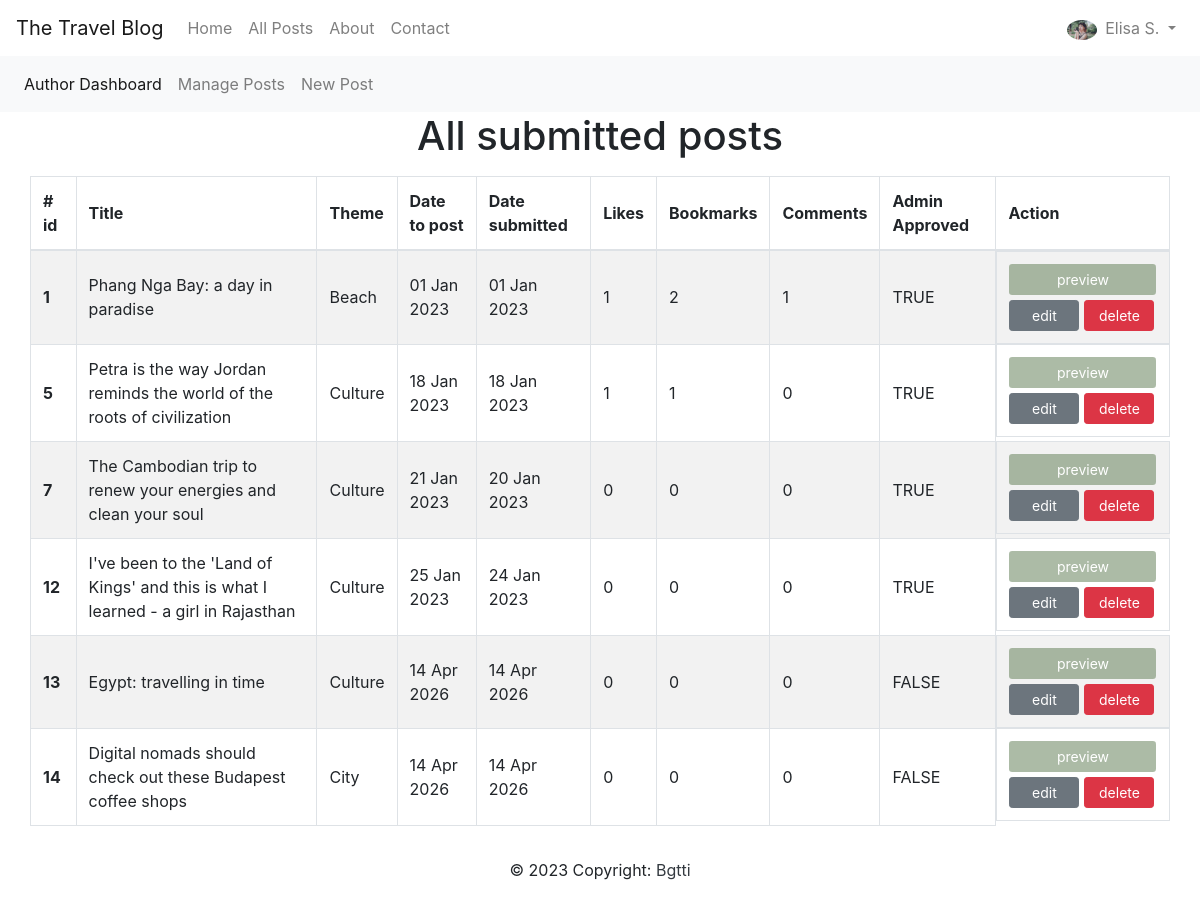
/dashboard/manage_posts_author (signed in), run on the app's committed database.
### app/models/user.py (models this page shows, shortened)
class Blog_User(UserMixin, db.Model):
    __tablename__ = "blog_user"
    id = db.Column(db.Integer, primary_key=True)
    name = db.Column(db.String(200), nullable=False, unique=True)
    email = db.Column(db.String(200), nullable=False, unique=True)
    password = db.Column(db.String(200), nullable=False)
    date_created = db.Column(db.DateTime, default=datetime.utcnow)
    about = db.Column(db.String(385), default="")
    picture = db.Column(
        db.String(), default="Picture_default.jpg")
    type = db.Column(db.String(100), nullable=False, default="user")
    blocked = db.Column(db.String(5), default="FALSE")
    admin_notes = db.Column(db.Text)
    posts = db.relationship('Blog_Posts', backref='author')
    comments = db.relationship('Blog_Comments', backref='user')
    replies = db.relationship('Blog_Replies', backref='user')
    likes = db.relationship('Blog_Likes', backref='user')
    bookmarks = db.relationship('Blog_Bookmarks', backref='user')

### app/models/posts.py (models this page shows, shortened)
class Blog_Posts(db.Model):
    __tablename__ = "blog_posts"
    id = db.Column(db.Integer, primary_key=True)
    date_submitted = db.Column(db.DateTime, default=datetime.utcnow)
    date_to_post = db.Column(db.DateTime, default=datetime.utcnow)
    title = db.Column(db.String(200), nullable=False)
    intro = db.Column(db.String(200), nullable=False)
    body = db.Column(db.Text, nullable=False)
    picture_v = db.Column(db.String(200))
    picture_v_source = db.Column(db.String(500))
    picture_h = db.Column(db.String(200))
    picture_h_source = db.Column(db.String(500))
    picture_s = db.Column(db.String(200))
    picture_s_source = db.Column(db.String(500))
    picture_alt = db.Column(db.String(200))
    meta_tag = db.Column(db.String(200))
    title_tag = db.Column(db.String(200))
    admin_approved = db.Column(db.String(5), default="FALSE")
    featured = db.Column(db.String(5), default="FALSE")
    likes = db.relationship('Blog_Likes', backref='post')
    comments = db.relationship('Blog_Comments', backref='target_post')
    replies = db.relationship('Blog_Replies', backref='target_post')
    bookmarks = db.relationship('Blog_Bookmarks', backref='post')
    author_id = db.Column(db.Integer, db.ForeignKey('blog_user.id'))
    theme_id = db.Column(db.Integer, db.ForeignKey('blog_theme.id'))

### app/models/themes.py (models this page shows, shortened)
class Blog_Theme(db.Model):
    __tablename__ = "blog_theme"
    id = db.Column(db.Integer, primary_key=True)
    theme = db.Column(db.String(30), nullable=False)
    picture = db.Column(db.String(700), nullable=False)
    picture_source = db.Column(db.String(700))
    posts = db.relationship('Blog_Posts', backref='theme_group')

### app/dashboard/routes.py (the view)
@dashboard.route("/dashboard/manage_posts_author")
@login_required
def posts_table_author():
    all_blog_posts_submitted = Blog_Posts.query.filter(
        Blog_Posts.author_id == current_user.id).all()
    return render_template("dashboard/posts_table_author.html", logged_in=current_user.is_authenticated, all_blog_posts_submitted=all_blog_posts_submitted)

### app/account/routes.py (called while the page is built)
@login_manager.user_loader
def load_user(user_id):
    return Blog_User.query.get(int(user_id))

### app/templates/dashboard/posts_table_author.html
{% extends "account/dashboard_author.html" %}
{% block page %}
<h1 class="mb-3 text-center">All submitted posts</h1>
<section class="mb-3 container-fluid">
    <div class="table-responsive w-100">
        <table class="col-md-12 table table-striped table-bordered">
            <thead>
                <tr>
                    <th scope="col" class="align-middle"># id</th>
                    <th scope="col" class="align-middle">Title</th>
                    <th scope="col" class="align-middle">Theme</th>
                    <th scope="col" class="align-middle">Date to post</th>
                    <th scope="col" class="align-middle">Date submitted</th>
                    <th scope="col" class="align-middle">Likes</th>
                    <th scope="col" class="align-middle">Bookmarks</th>
                    <th scope="col" class="align-middle">Comments</th>
                    <th scope="col" class="align-middle">Admin Approved</th>
                    <th scope="col" class="align-middle">Action</th>
                </tr>
            </thead>
            <tbody>
                {% for post in all_blog_posts_submitted %}
                <tr>
                    <th scope="row" class="align-middle">{{post.id}}</th>
                    <td class="align-middle">{{post.title}}</td>
                    <td class="align-middle">{{post.theme_group.theme}}</td>
                    <td class="align-middle">{{post.date_to_post.strftime('%d %b %Y')}}</td>
                    <td class="align-middle">{{post.date_submitted.strftime('%d %b %Y')}}</td>
                    <td class="align-middle">{{post.likes|length}}</td>
                    <td class="align-middle">{{post.bookmarks|length}}</td>
                    <td class="align-middle">{{post.comments|length}}</td>
                    <td class="align-middle">{{post.admin_approved}}</td>
                    <td class="d-flex flex-column" style="gap: 5px;">
                        <div class="d-flex" style="gap: 5px;">
                            <a href="{{url_for('dashboard.preview_post_author', id=post.id)}}" target="_blank" class="btn btn-sm ALL-mini-btn"
                                style="width: 147px; background-color: #728c6996;">preview</a>
                        </div>
                        <div class="d-flex" style="gap: 5px;">
                            <a href="{{url_for('dashboard.edit_post_author', id=post.id)}}" class="btn btn-secondary btn-sm" style="width: 70px !important;">edit</a>
                            <a href="{{url_for('dashboard.delete_post_author', id=post.id)}}" class="btn btn-danger btn-sm" style="width: 70px;">delete</a>
                        </div>
                    </td>
                </tr>
                {% endfor %}
            </tbody>
        </table>
    </div>
</section>
{% endblock %}

### app/templates/base.html (shortened to what this page needs)
<!doctype html>
<html lang="en">
<head>
    <link rel="stylesheet" href="https://cdn.jsdelivr.net/npm/bootstrap@4.5.3/dist/css/bootstrap.min.css"
>
    <link rel="stylesheet" href="/../static/CSS/styles.css">
</head>
<body>
    <nav class="navbar navbar-expand-lg navbar-light HOME-nav">
        <a class="navbar-brand" href="#">The Travel Blog</a>
        <div class="collapse navbar-collapse" id="navbarSupportedContent">
            <ul class="navbar-nav mr-auto">
                <li class="nav-item">
                    <a class="nav-link" href="/">Home <span class="sr-only">(current)</span></a>
                </li>
                <li class="nav-item">
                    <a class="nav-link" href="{{ url_for('website.all', index=0) }}">All Posts</a>
                </li>
                <li class="nav-item">
                    <a class="nav-link" href="/about">About</a>
                </li>
                <li class="nav-item">
                    <a class="nav-link" href="/contact">Contact</a>
                </li>
            </ul>
            <ul class="navbar-nav my-2 my-lg-0">
                {% if logged_in: %}
                <li class="nav-item dropdown">
                    <a class="nav-link dropdown-toggle" href="#" id="navbarDropdown" role="button" data-toggle="dropdown"
                        aria-haspopup="true" aria-expanded="false">
                        <img src="{{ url_for('static', filename='Pictures_Users/'+current_user.picture) }}" class="rounded-circle mr-1" height="20"
                            alt="User" loading="lazy" />
                        {{ current_user.name }}
                    </a>
                </li>
                {% endif %}
            </ul>
        </div>
    </nav>
{% block content %}
{% endblock %}
<footer class=" text-center text-lg-start HOME-footer">
    <p class="text-center">
        © 2023 Copyright:
        <a class="text-dark" href="https://github.com/bgtti">Bgtti</a>
    </p>
</footer>
</body>
</html>

### app/static/CSS/styles.css (style rules this page uses)
html, body { overflow-x: hidden; }
.ALL-mini-btn { color: white; }

### data on the page
Blog_User: picture (picture), name "Elisa S."
Blog_Posts: id "1", title "Phang Nga Bay: a day in paradise", theme_group.theme "Beach", date_to_post "01 Jan 2023", date_submitted "01 Jan 2023", likes|length "1", bookmarks|length "2", comments|length "1", admin_approved "TRUE"
Blog_Posts: id "5", title "Petra is the way Jordan reminds the world of the roots of civilization", theme_group.theme "Culture", date_to_post "18 Jan 2023", date_submitted "18 Jan 2023", likes|length "1", bookmarks|length "1", comments|length "0", admin_approved "TRUE"
Blog_Posts: id "7", title "The Cambodian trip to renew your energies and clean your soul", theme_group.theme "Culture", date_to_post "21 Jan 2023", date_submitted "20 Jan 2023", likes|length "0", bookmarks|length "0", comments|length "0", admin_approved "TRUE"
Blog_Posts: id "12", title "I've been to the 'Land of Kings' and this is what I learned - a girl in Rajasthan", theme_group.theme "Culture", date_to_post "25 Jan 2023", date_submitted "24 Jan 2023", likes|length "0", bookmarks|length "0", comments|length "0", admin_approved "TRUE"
Blog_Posts: id "13", title "Egypt: travelling in time", theme_group.theme "Culture", date_to_post "14 Apr 2026", date_submitted "14 Apr 2026", likes|length "0", bookmarks|length "0", comments|length "0", admin_approved "FALSE"
Blog_Posts: id "14", title "Digital nomads should check out these Budapest coffee shops", theme_group.theme "City", date_to_post "14 Apr 2026", date_submitted "14 Apr 2026", likes|length "0", bookmarks|length "0", comments|length "0", admin_approved "FALSE"
